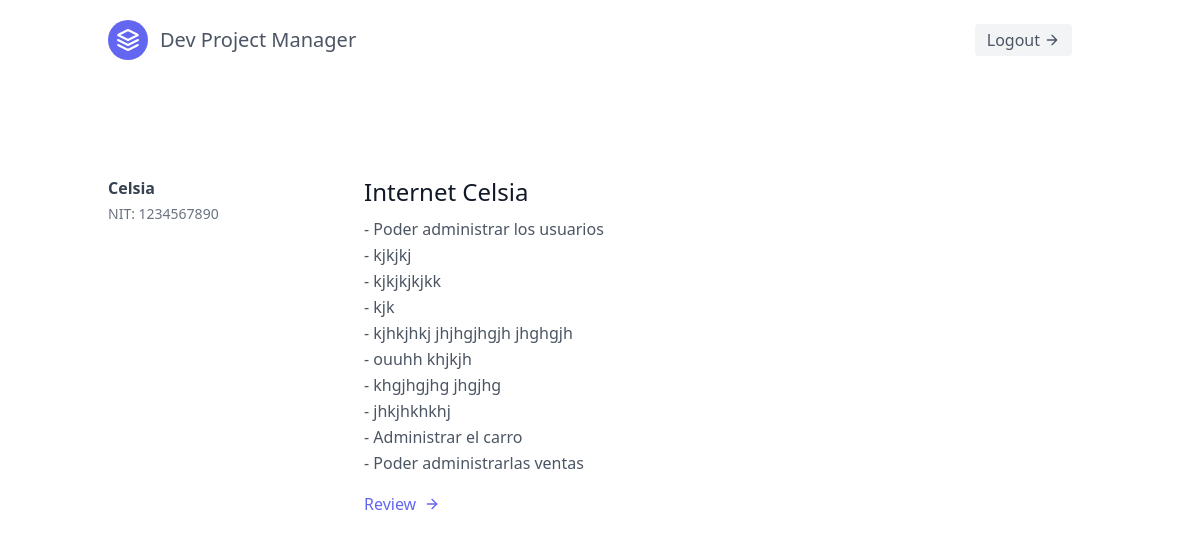
/ (signed in), run on the app's committed database.
### apps/core/models.py (models this page shows, shortened)
class Project(models.Model):
    name = models.CharField(max_length=32)
    company = models.ForeignKey(Company, on_delete=models.SET_NULL, null=True, related_name='projects')

class Company(models.Model):
    name = models.CharField(max_length=32)
    nit = models.CharField(max_length=10, help_text="Insert nit without period or middle dash")
    phone = models.CharField(max_length=14)
    direction = models.CharField(max_length=64)
    email = models.EmailField()

class UserStory(models.Model):
    description = models.CharField(max_length=32)
    project = models.ForeignKey(Project, on_delete=models.CASCADE, related_name='stories')

### apps/core/views.py (the view)
# urls.py: path('', Home.as_view(), name='home'),
class Home(LoginRequiredMixin, generic.ListView):
    template_name = 'core/home.html'
    context_object_name = 'projects'
    def get_queryset(self):
        return Project.objects.filter(company=self.request.user.company)

### templates/core/home.html (shortened to what this page needs)
{% extends 'base.html' %}
{% block content %}
	<section class="text-gray-600 body-font overflow-hidden">
		<div class="container px-5 py-24 mx-auto">
			<div class="-my-8 divide-y-2 divide-gray-100">
				{% for project in projects %}
					<div class="py-8 flex flex-wrap md:flex-nowrap">
						<div class="md:w-64 md:mb-0 mb-6 flex-shrink-0 flex flex-col">
							<span class="font-semibold title-font text-gray-700">{{ project.company.name }}</span>
							<span class="mt-1 text-gray-500 text-sm">NIT: {{ project.company.nit }}</span>
						</div>
						<div class="md:flex-grow">
							<h2 class="text-2xl font-medium text-gray-900 title-font mb-2">{{ project.name }}</h2>
							{% for story in project.stories.all %}
								<p class="leading-relaxed">
									- {{ story.description }}
								</p>
							{% endfor %}
							<a href="{% url 'core:project_detail' project.id %}" class="text-indigo-500 inline-flex items-center mt-4">Review
								<svg class="w-4 h-4 ml-2" viewBox="0 0 24 24" stroke="currentColor" stroke-width="2" fill="none" stroke-linecap="round" stroke-linejoin="round">
									<path d="M5 12h14"></path>
									<path d="M12 5l7 7-7 7"></path>
								</svg>
							</a>
						</div>
					</div>
				{% endfor %}
			</div>
		</div>
	</section>
{% endblock %}

### data on the page
Project: company.name "Celsia", company.nit "1234567890", name "Internet Celsia"
UserStory: description "Poder administrar los usuarios"
UserStory: description "kjkjkj"
UserStory: description "kjkjkjkjkk"
UserStory: description "kjk"
UserStory: description "kjhkjhkj jhjhgjhgjh jhghgjh"
UserStory: description "ouuhh khjkjh"
UserStory: description "khgjhgjhg jhgjhg"
UserStory: description "jhkjhkhkhj"
UserStory: description "Administrar el carro"
UserStory: description "Poder administrarlas ventas"
